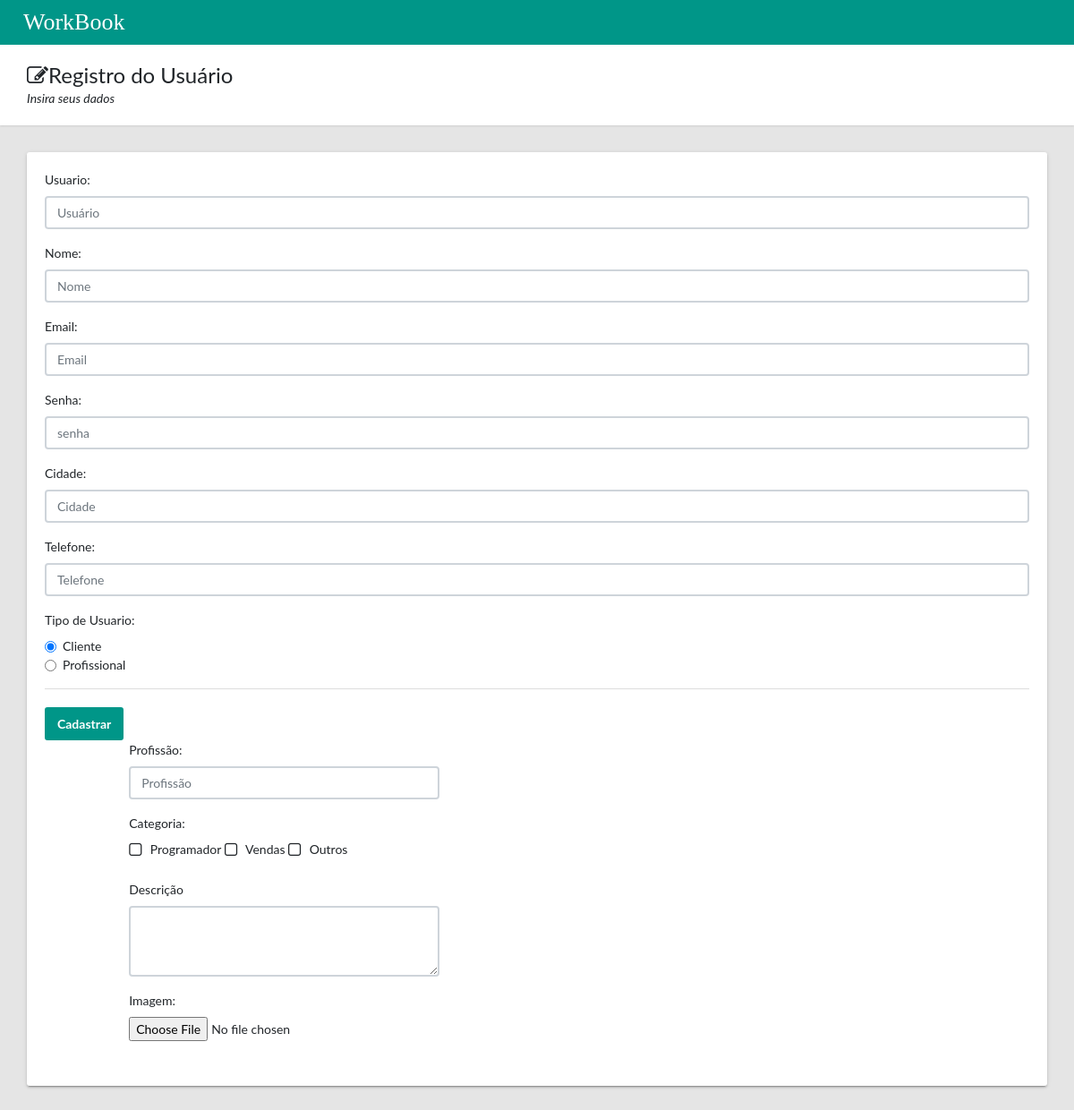
Screenshot of /usuario/perfil/ with the database file from the repository.
### categoria/models.py (models this page shows)
class Categoria(models.Model):
    nome = models.CharField('nome',max_length=250)
    class Meta:
        db_table = 'categoria'

### usuario/views.py (the view, shortened to what this page needs)
# urls.py: path('perfil/', include('avaliacao.urls')),
def perfil(request):
    if request.method != 'POST':
        return __get__register(request, None, None)

### usuario/views.py (called while the page is built)
def __get__register(request, user, error):
    categorias = Categoria.objects.all()
    return render(request, 'perfil.html', {"categorias": categorias, 'user': user, 'error': error})

### usuario/templates/perfil.html (shortened to what this page needs)
{% load static %}
<html lang="en">
<head>
    <link rel="stylesheet" type="text/css" href="{% static 'css/main.css'%}">
    <link rel="stylesheet" type="text/css"
          href="https://maxcdn.bootstrapcdn.com/font-awesome/4.7.0/css/font-awesome.min.css">
</head>
<body>
<header class="app-header__logo"><a class="app-header">&nbsp;&nbsp;&nbsp;&nbsp;WorkBook</a>
</header>
<main class="app-content-home">
    <div class="app-title">
        <div>
            <h1><i class="fa fa-edit"></i>Registro do Usuário</h1>
            <p>Insira seus dados</p>
        </div>
    </div>
    <div class="row">
        <div class="col-md-12">
            <div class="tile">
                <div class="row">
                    <div class="col-lg-12">
                        <form action="/usuario/perfil/" method="post">
                            <div class="row">
                                <div id="show_class" class="col-lg-12">
                                    <div class="form-group">
                                        <label for="username">Usuario:</label>
                                            <input class="form-control" value="{{user.username}}" name="username" id="username" type="text"
                                                placeholder="Usuário">
                                    </div>
                                    <div class="form-group">
                                        <label for="first_name">Nome:</label>
                                       <input class="form-control" name="first_name" id="first_name" type="text"
                                               placeholder="Nome">
                                    </div>
                                    <div class="form-group">
                                        <label for="email">Email:</label>
                                        <input class="form-control" name="email" id="email" type="email"
                                               aria-describedby="emailHelp"
                                               placeholder="Email">
                                    </div>
                                    <div class="form-group">
                                        <label for="senha">Senha:</label>
                                        <input class="form-control" name="senha" id="senha" type="password"
                                               placeholder="senha">
                                    </div>
                                    <div class="form-group">
                                        <label for="cidade">Cidade:</label>
                                        <input class="form-control" name="cidade" id="cidade" type="text"
                                               aria-describedby="cidade"
                                               placeholder="Cidade">
                                    </div>
                                    <div class="form-group">
                                        <label for="telefone">Telefone:</label>
                                        <input class="form-control" name="telefone" id="telefone" type="tel"
                                               aria-describedby="telefone"
                                               placeholder="Telefone">
                                    </div>
                                    <fieldset class="form-group">
                                        <label for="tipo">Tipo de Usuario:</label>
                                        <div class="form-check">
                                            <label class="form-check-label">
                                                {% if user %}
                                                    {% if user.perfil == 'cliente' %}
                                                        <input class="form-check-input" id="optionsRadios1" type="radio"
                                                            name="user" value="cliente" checked>Cliente
                                                    {% elif user.perfil == 'profissional'%}
                                                        <input class="form-check-input" id="optionsRadios1" type="radio"
                                                            name="user" value="cliente">Cliente
                                                   {% endif %}
                                                {% else %}
                                                    <input class="form-check-input" id="optionsRadios1" type="radio"
                                                            name="user" value="cliente" checked>Cliente
                                                {% endif %}
                                            </label>
                                        </div>
                                        <div class="form-check">
                                            <label class="form-check-label">
                                                {% if user %}
                                                    {% if user.perfil == 'profissional' %}
                                                        <input class="form-check-input" id="optionsRadios2" type="radio"
                                                            name="user" value="profissional" checked>Profissional
                                                    {% elif user.perfil == 'cliente'%}
                                                        <input class="form-check-input" id="optionsRadios2" type="radio"
                                                       name="user" value="profissional">Profissional
                                                    {% endif %}
                                                {% else %}
                                                    <input class="form-check-input" id="optionsRadios2" type="radio"
                                                       name="user" value="profissional">Profissional
                                                {% endif %}
                                            </label>
                                        </div>
                                    </fieldset>
                                    <div class="tile-footer">
                                        <button class="btn btn-primary" type="submit">Cadastrar</button>
                                    </div>
                                </div>
                                <div id="show_profissional" class="col-lg-4 offset-lg-1">
                                        <div class="form-group">
                                            <label class="control-label" for="profissao">Profissão:</label>
                                            <input class="form-control" name="profissao" id="profissao" type="text"
                                                   placeholder="Profissão">
                                        </div>
                                        <div class="form-group">
                                            <label class="control-label">Categoria:</label>
                                            <div class="animated-checkbox" id="tipo">
                                                {% for categoria in categorias %}
                                                <label>
                                                           type="checkbox"><span
                                                        class="label-text"> {{categoria.nome}}</span>
                                                </label>
                                                {% endfor %}
                                            </div>
                                        </div>
                                        <div class="form-group">
                                            <label for="descricao">Descrição</label>
                                            <textarea class="form-control" name="descricao" id="descricao"
                                                      rows="3"></textarea>
                                        </div>
                                        <div class="form-group">
                                            <label for="slogan">Imagem:</label>
                                            <input class="form-control-file" id="slogan" type="file"
                                                   aria-describedby="fileHelp">
                                        </div>
                                    </div>
                            </div>
                        </form>
                    </div>
                </div>
            </div>
        </div>
    </div>
</main>
</body>
</html>

### rows the page displays
Categoria: nome "Programador"
Categoria: nome "Vendas"
Categoria: nome "Outros"
